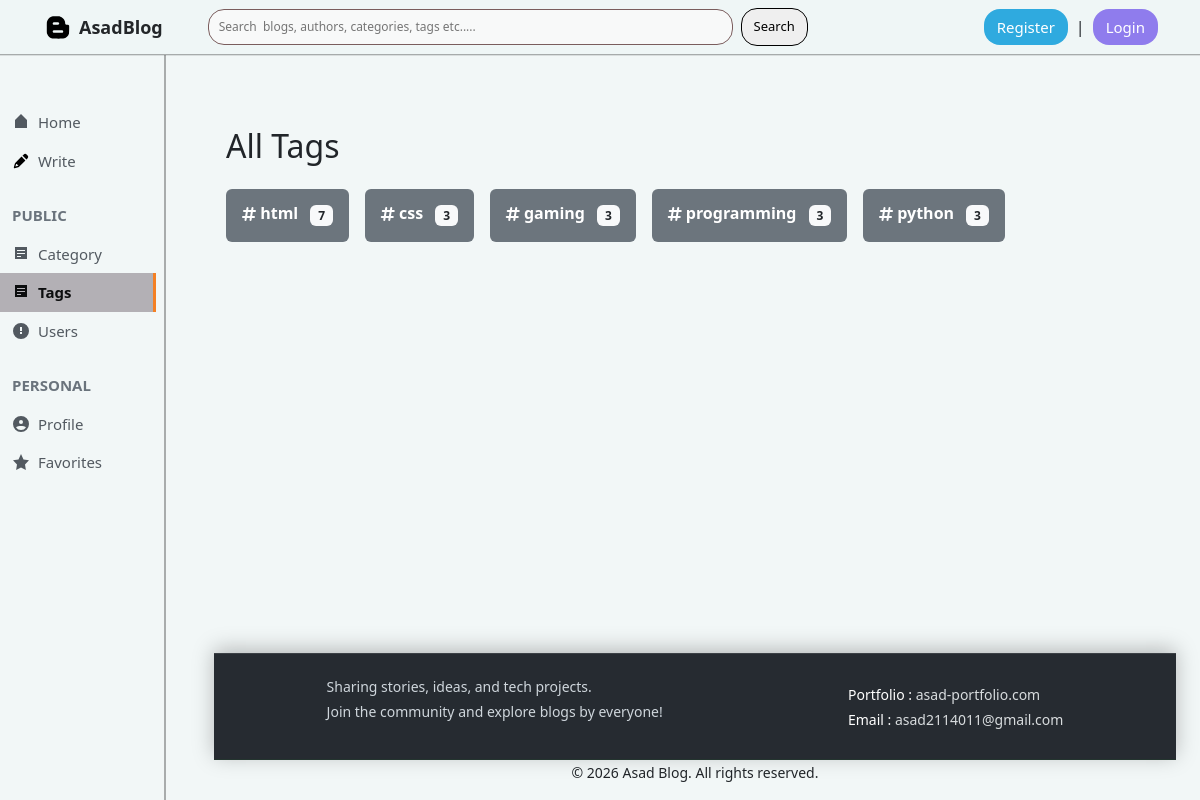
The app's page /tags/ with its own data.
### catagories/models.py (models this page shows, shortened)
class Tag(models.Model):
    name=models.CharField(max_length=50,unique=True)
    slug=models.SlugField(max_length=60,unique=True,blank=True)
    created_at=models.DateTimeField(auto_now_add=True)
    class Meta:
        ordering=['name']

### blog_project/views.py (the view)
# urls.py: path('tags/', views.all_tags, name='all_tags'),
def all_tags(request):
    tags=Tag.objects.annotate(post_count=Count('posts')).order_by('-post_count')
    context={
        'tags':tags,
    }
    return render(request, 'all_tags.html', context)

### templates/all_tags.html
{% extends 'base.html' %}
{% block content %}
<div class="container py-5">
    <h2 class="mb-4">All Tags</h2>
    <div class="d-flex flex-wrap gap-3">
        {% for tag in tags %}
        <a href="#" class="text-decoration-none">
            <div class="badge bg-secondary p-3" style="font-size: 16px;">
                <i class="fa-solid fa-hashtag"></i> {{ tag.name }}
                <span class="badge bg-light text-dark ms-2">{{ tag.post_count }}</span>
            </div>
        </a>
        {% empty %}
        <p class="text-muted">No tags available.</p>
        {% endfor %}
    </div>
</div>
{% endblock %}

### static/css/base.css (style rules this page uses)
html { overflow-y: scroll; }
body { background-color: #f2f7f7; margin: 0; display: flex; flex-direction: column; min-height: 100vh; }

### records on screen
Tag: name "html", post_count "7"
Tag: name "css", post_count "3"
Tag: name "gaming", post_count "3"
Tag: name "programming", post_count "3"
Tag: name "python", post_count "3"
